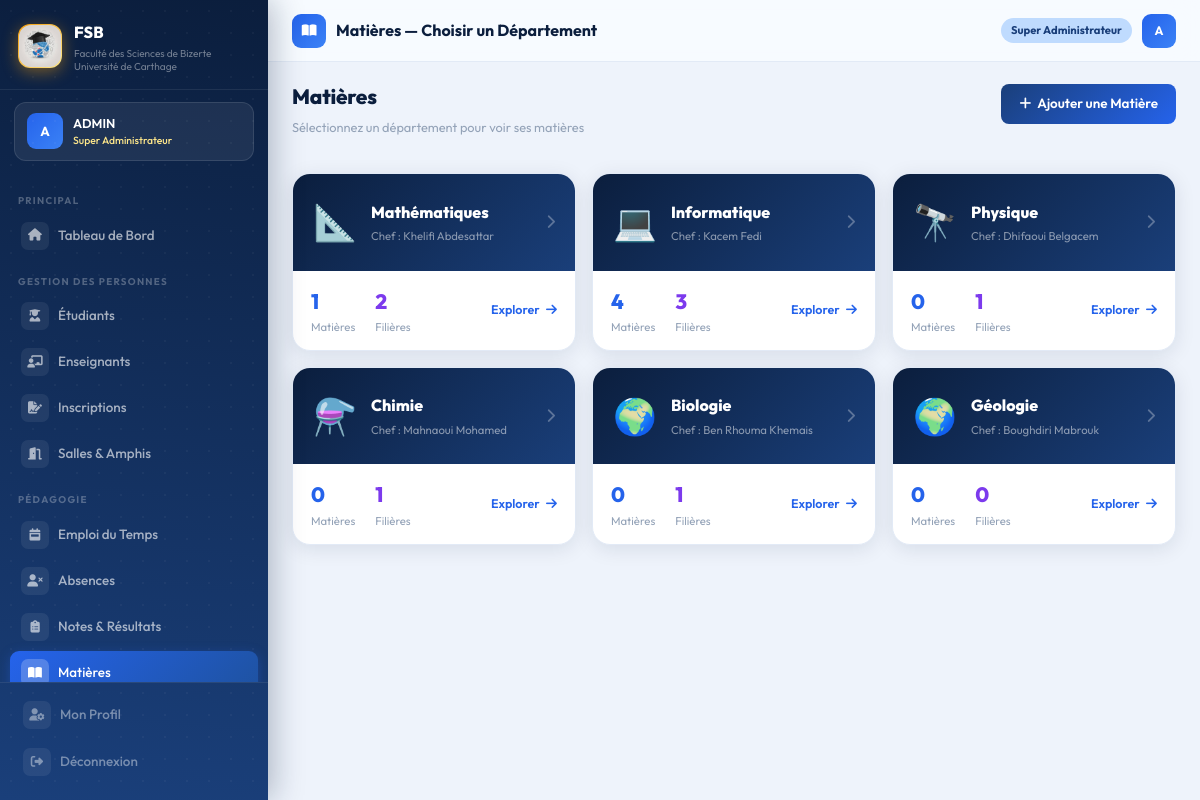
The page /pedagogie/matieres/ (signed in) on the database its author committed.
### accounts/models.py (models this page shows, shortened)
class CustomUser(AbstractUser):
    ROLE_CHOICES = [
        ('super_admin',  'Super Administrateur'),
        ('admin',        'Administrateur'),
        ('scolarite',    'Agent Scolarité'),
        ('chef_dept',    'Chef de Département'),
        ('doyen',        'Doyen / Vice-Doyen'),
    ]
    role = models.CharField(
        max_length=20,
        choices=ROLE_CHOICES,
        default='scolarite'
    )
    telephone = models.CharField(max_length=20, blank=True)
    departement = models.CharField(max_length=50, blank=True)

### administration/models.py (models this page shows, shortened)
class Departement(models.Model):
    NOM_CHOICES = [
        ('mathematiques',  'Mathématiques'),
        ('informatique',   'Informatique'),
        ('physique',       'Physique'),
        ('chimie',         'Chimie'),
        ('biologie',   'Biologie'),
        ('geologie', 'Géologie'),
    ]
    nom         = models.CharField(max_length=50, choices=NOM_CHOICES, unique=True)
    chef        = models.CharField(max_length=100, blank=True, null=True, help_text="Nom du chef de département")
    email       = models.EmailField(blank=True)
    telephone   = models.CharField(max_length=20, blank=True)
    description = models.TextField(blank=True)

### pedagogie/views.py (the view)
# urls.py: path('matieres/', views.matieres_departements, name='matieres'),
@login_required
def matieres_departements(request):
    departements = Departement.objects.all()
    dept_data = []
    for dept in departements:
        nb = Matiere.objects.filter(filiere__departement=dept).count()
        dept_data.append({'dept': dept, 'nb_matieres': nb,
                          'nb_filieres': Filiere.objects.filter(departement=dept).count()})
    return render(request, 'pedagogie/matieres/nav_departements.html', {'dept_data': dept_data})

### templates/pedagogie/matieres/nav_departements.html (shortened to what this page needs)
{% extends 'base.html' %}
{% block page_icon %}<i class="fas fa-book-open"></i>{% endblock %}
{% block page_title %}Matières — Choisir un Département{% endblock %}
{% block content %}
<div class="page-header">
  <div>
    <h1>Matières</h1>
    <p class="sub">Sélectionnez un département pour voir ses matières</p>
  </div>
  <a href="{% url 'pedagogie:ajouter_matiere' %}" class="btn-primary-fsb">
    <i class="fas fa-plus"></i> Ajouter une Matière
  </a>
</div>
<div class="row g-3">
  {% for item in dept_data %}
  <div class="col-lg-4 col-md-6 fu fu{{ forloop.counter }}">
    <a href="{% url 'pedagogie:matieres_filieres' item.dept.pk %}"
       style="text-decoration:none;display:block">
      <div class="card-fsb" style="transition:all 0.25s;cursor:pointer"
           onmouseover="this.style.transform='translateY(-4px)';this.style.boxShadow='0 12px 32px rgba(37,99,235,0.15)'"
           onmouseout="this.style.transform='translateY(0)';this.style.boxShadow=''">
        <div style="background:linear-gradient(135deg,#0b1e3d,#1a3f7a);
                    padding:20px;display:flex;align-items:center;gap:14px">
          <div style="font-size:2.2rem;flex-shrink:0">
            {% if item.dept.nom == 'informatique' %}💻
            {% elif item.dept.nom == 'mathematiques' %}📐
            {% elif item.dept.nom == 'physique' %}🔭
            {% elif item.dept.nom == 'chimie' %}⚗️
            {% elif item.dept.nom == 'sciences_vie' %}🔬
            {% else %}🌍{% endif %}
          </div>
          <div style="flex:1">
            <div style="font-size:1rem;font-weight:800;color:white">
              {{ item.dept.get_nom_display }}
            </div>
            {% if item.dept.chef %}
            <div style="font-size:0.71rem;color:rgba(255,255,255,0.5);margin-top:2px">
              Chef : {{ item.dept.chef }}
            </div>
            {% endif %}
          </div>
          <i class="fas fa-chevron-right" style="color:rgba(255,255,255,0.3)"></i>
        </div>
        <div style="padding:14px 18px;display:flex;justify-content:space-between;
                    align-items:center">
          <div style="display:flex;gap:20px">
            <div>
              <div style="font-size:1.3rem;font-weight:800;color:#2563eb">
                {{ item.nb_matieres }}
              </div>
              <div style="font-size:0.71rem;color:#94a3b8">Matières</div>
            </div>
            <div>
              <div style="font-size:1.3rem;font-weight:800;color:#7c3aed">
                {{ item.nb_filieres }}
              </div>
              <div style="font-size:0.71rem;color:#94a3b8">Filières</div>
            </div>
          </div>
          <div style="font-size:0.78rem;color:#2563eb;font-weight:600">
            Explorer <i class="fas fa-arrow-right ms-1"></i>
          </div>
        </div>
      </div>
    </a>
  </div>
  {% endfor %}
</div>
{% endblock %}

### templates/base.html (shortened to what this page needs)
<!DOCTYPE html>
<html lang="fr">
<head>
    <link href="https://cdn.jsdelivr.net/npm/bootstrap@5.3.2/dist/css/bootstrap.min.css" rel="stylesheet">
    <link href="https://cdnjs.cloudflare.com/ajax/libs/font-awesome/6.5.0/css/all.min.css" rel="stylesheet">
    {% load static %}
    <link rel="stylesheet" href="{% static 'css/fsb.css' %}">
</head>
<body>
    {% if user.is_authenticated %}
    <aside class="sidebar" id="sidebar">
        <div class="sidebar-brand">
            <div class="brand-logo">
                <img src="{% static 'images/logo-fsb.jpg' %}" alt="Logo FSB" width="42" height="42"
                    style="border-radius: 12px; object-fit: cover;">
            </div>
            <div>
                <div class="brand-name">FSB</div>
                <div class="brand-desc">Faculté des Sciences de Bizerte<br>Université de Carthage</div>
            </div>
        </div>
        <div class="sidebar-user">
            <div class="user-avatar">{{ user.first_name|first|upper }}{{ user.last_name|first|upper }}</div>
            <div>
                <div class="user-fullname">{{ user.get_full_name|truncatechars:22 }}</div>
                <div class="user-role-badge">{{ user.get_role_display }}</div>
            </div>
        </div>
        <nav class="sidebar-nav">
            <span class="nav-section">Principal</span>
            <a href="{% url 'administration:dashboard' %}"
                class="sidebar-link {% if request.resolver_match.url_name == 'dashboard' %}active{% endif %}">
                <span class="s-icon"><i class="fas fa-home"></i></span>Tableau de Bord
            </a>
            <span class="nav-section">Gestion des Personnes</span>
            <a href="{% url 'administration:liste_etudiants' %}"
                class="sidebar-link {% if 'etudiants' in request.path %}active{% endif %}">
                <span class="s-icon"><i class="fas fa-user-graduate"></i></span>Étudiants
            </a>
            <a href="{% url 'administration:liste_enseignants' %}"
                class="sidebar-link {% if 'enseignants' in request.path %}active{% endif %}">
                <span class="s-icon"><i class="fas fa-chalkboard-teacher"></i></span>Enseignants
            </a>
            <a href="{% url 'administration:inscriptions' %}"
                class="sidebar-link {% if 'inscriptions' in request.path %}active{% endif %}">
                <span class="s-icon"><i class="fas fa-file-signature"></i></span>Inscriptions
            </a>
            <a href="{% url 'administration:salles' %}"
                class="sidebar-link {% if 'salles' in request.path %}active{% endif %}">
                <span class="s-icon"><i class="fas fa-door-open"></i></span>Salles & Amphis
            </a>
            <span class="nav-section">Pédagogie</span>
            <a href="{% url 'pedagogie:emploi_du_temps' %}"
                class="sidebar-link {% if 'emploi' in request.path %}active{% endif %}">
                <span class="s-icon"><i class="fas fa-calendar-week"></i></span>Emploi du Temps
            </a>
            <a href="{% url 'pedagogie:absences' %}"
                class="sidebar-link {% if 'absences' in request.path %}active{% endif %}">
                <span class="s-icon"><i class="fas fa-user-times"></i></span>Absences
            </a>
            <a href="{% url 'pedagogie:notes' %}"
                class="sidebar-link {% if 'notes' in request.path %}active{% endif %}">
                <span class="s-icon"><i class="fas fa-clipboard-list"></i></span>Notes & Résultats
            </a>
            <a href="{% url 'pedagogie:matieres' %}"
                class="sidebar-link {% if 'matieres' in request.path %}active{% endif %}">
                <span class="s-icon"><i class="fas fa-book-open"></i></span>Matières
            </a>
        </nav>
        <div class="sidebar-footer">
            <a href="{% url 'accounts:profile' %}" class="sidebar-link" style="margin-bottom:3px">
                <span class="s-icon"><i class="fas fa-user-cog"></i></span>Mon Profil
            </a>
            <a href="{% url 'accounts:logout' %}" class="sidebar-link danger">
                <span class="s-icon"><i class="fas fa-sign-out-alt"></i></span>Déconnexion
            </a>
        </div>
    </aside>
    <div class="main-wrapper">
        <header class="topbar">
            <div class="topbar-left">
                <div class="topbar-icon">{% block page_icon %}<i class="fas fa-th"></i>{% endblock %}</div>
                <span class="topbar-title">{% block page_title %}Tableau de Bord{% endblock %}</span>
            </div>
            <div class="topbar-right">
                <span class="role-chip">{{ user.get_role_display }}</span>
                <a class="user-avatar"
                    style="width:34px;height:34px;font-size:0.77rem;border-radius:9px;cursor:pointer;display:inline-flex;align-items:center;justify-content:center;text-decoration:none"
                    href="{% url 'accounts:profile' %}">
                    {{ user.first_name|first|upper }}{{ user.last_name|first|upper }}
                </a>
            </div>
        </header>
        <div class="content-area">
            {% block content %}{% endblock %}
        </div>
    </div>
    {% else %}
    {% block full_content %}{% endblock %}
    {% endif %}
    {% load static %}
</body>
</html>

### rows shown on the page
CustomUser: first_name|first "A", get_full_name "ADMIN", role "Super Administrateur"
Departement: dept.nom "Mathématiques", dept.chef "Khelifi Abdesattar", nb_matieres "1", nb_filieres "2"
Departement: dept.nom "Informatique", dept.chef "Kacem Fedi", nb_matieres "4", nb_filieres "3"
Departement: dept.nom "Physique", dept.chef "Dhifaoui Belgacem", nb_matieres "0", nb_filieres "1"
Departement: dept.nom "Chimie", dept.chef "Mahnaoui Mohamed", nb_matieres "0", nb_filieres "1"
Departement: dept.nom "Biologie", dept.chef "Ben Rhouma Khemais", nb_matieres "0", nb_filieres "1"
Departement: dept.nom "Géologie", dept.chef "Boughdiri Mabrouk", nb_matieres "0", nb_filieres "0"
